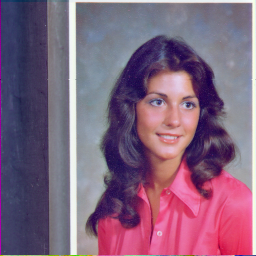
#> input picture dataset/4.1.04.tiff, 256 x 256 px, found by its file name
$ jupyter execute '46. numpy histogram.ipynb'
#> lines starting #> are read from the running program, lines starting #| are printed output that depends on the picture
[cell 1]
import cv2
import matplotlib.pyplot as plt
import numpy as np

def main():

    path = "C:\\Users\\ken\\opencv\\dataset\\"

    imgpath1 =  path + "4.1.04.tiff"
    imgpath2 =  path + "4.1.01.tiff"
    img = cv2.imread(imgpath1, 0)
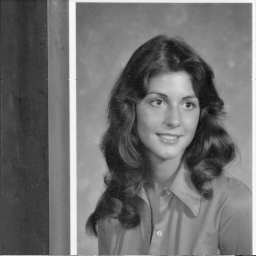
#> img: shape (256, 256); min 14, max 250, mean 111.2

    plt.subplot(1, 2, 1)
    plt.imshow(img, cmap='gray')
    plt.title('Image')
    plt.xticks([])
    plt.yticks([])

    plt.subplot(1, 2, 2)
    hist, bins = np.histogram(img.ravel(), 256, [0,255])
#> hist = 256 values, max 1146 at index 61, min 0 at index 0, mean 256; bins = 257 values from 0 to 255
    plt.xlim([0, 255])
    plt.ylim([0, 3000])
    plt.plot(hist)
    plt.title('Histogram')
    plt.show()
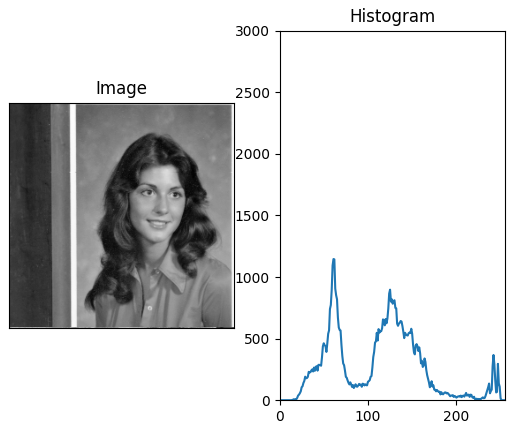
#> figure drawn by matplotlib, 2 panels; panel 2: curve peaks at x = 61, y = 1146

if __name__ == "__main__":
    main()

$ run again, with dataset/4.1.03.tiff copied over dataset/4.1.04.tiff
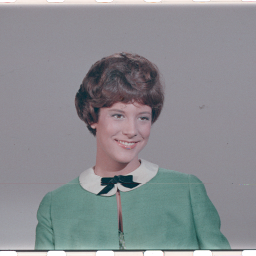
#> input picture dataset/4.1.03.tiff, 256 x 256 px, found by its file name
#> in main, `img = cv2.imread(imgpath1, 0)`:
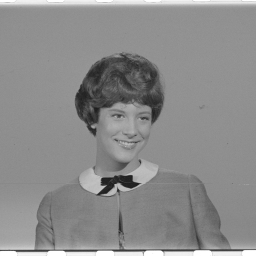
#> img: shape (256, 256); min 28, max 255, mean 139.7
#> hist = 256 values, max 7338 at index 144, min 0 at index 0, mean 256; bins = 257 values from 0 to 255
#> in main, `plt.show()`:
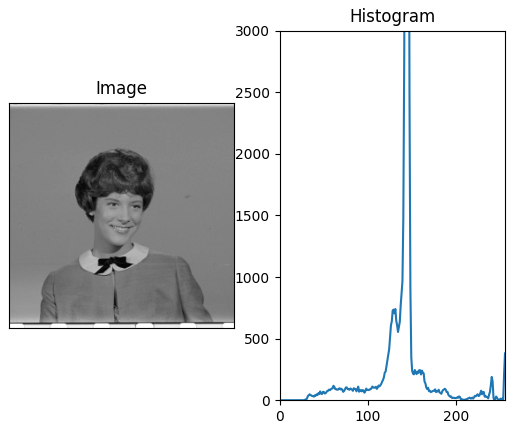
#> figure drawn by matplotlib, 2 panels; panel 2: curve peaks at x = 144, y = 7338

$ run again, with dataset/4.1.05.tiff copied over dataset/4.1.04.tiff
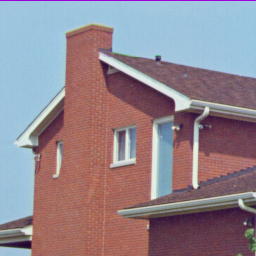
#> input picture dataset/4.1.05.tiff, 256 x 256 px, found by its file name
#> in main, `img = cv2.imread(imgpath1, 0)`:
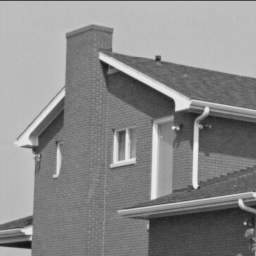
#> img: shape (256, 256); min 17, max 239, mean 138.1
#> hist = 256 values, max 4884 at index 188, min 0 at index 0, mean 256; bins = 257 values from 0 to 255
#> in main, `plt.show()`:
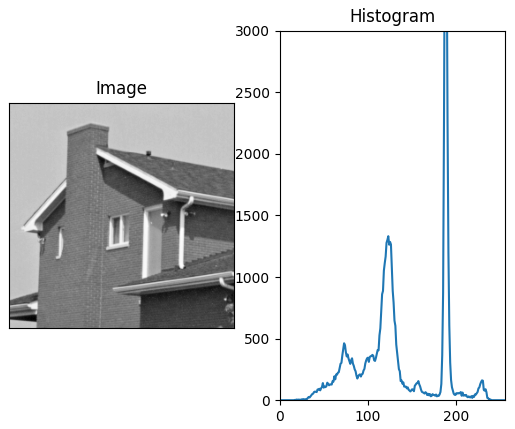
#> figure drawn by matplotlib, 2 panels; panel 2: curve peaks at x = 188, y = 4884
